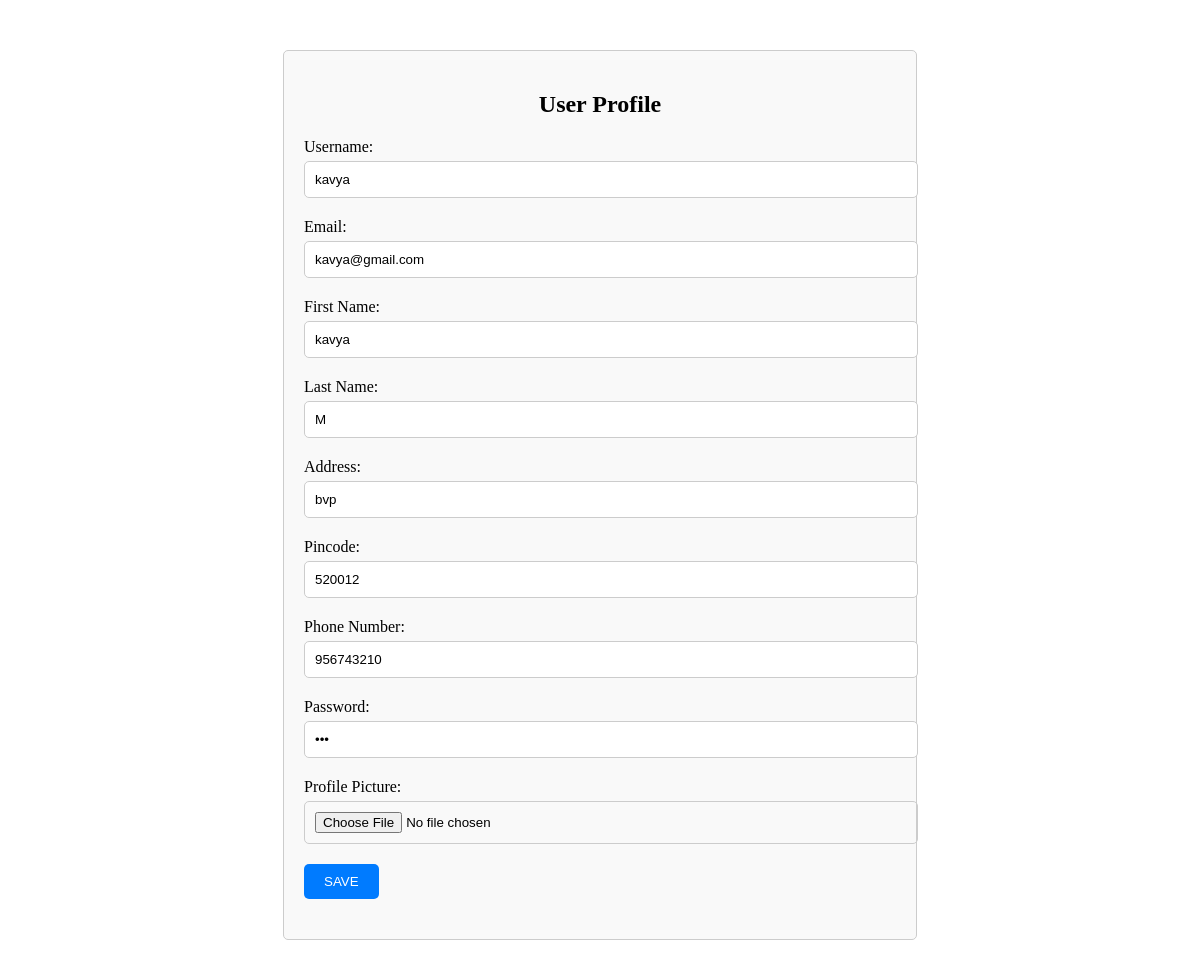
The app's page /userp.php (signed in) with its own data.
### tables this page shows
CREATE TABLE `users` (
  `id` int(11) NOT NULL,
  `email` varchar(30) NOT NULL,
  `password` int(25) NOT NULL,
  `First_Name` varchar(255) DEFAULT NULL,
  `Last_Name` varchar(255) DEFAULT NULL,
  `address` varchar(225) NOT NULL,
  `image` text NOT NULL,
  `pincode` int(11) NOT NULL,
  `phone_number` int(12) NOT NULL,
  `username` varchar(225) NOT NULL
);

### userp.php (the view, shortened to what this page needs)
<?php
include "db.php";
$email = $_SESSION['email'];
$sql = "SELECT * FROM users WHERE email = '$email'";
$result = mysqli_query($conn, $sql);
if ($result) {
    $user = mysqli_fetch_assoc($result);
    $username = $user['username'];
    $email = $user['email'];
    $First_Name = $user['First_Name'];
    $Last_Name = $user['Last_Name'];
    $address = $user['address'];
    $pincode = $user['pincode'];
    $phone_number = $user['phone_number'];
    $password = $user['password'];
    $image = $user['image'];
} else {
    echo "Error: " . mysqli_error($conn);
}
?>
<!DOCTYPE html>
<html lang="en">
<head>
    <link rel="stylesheet" href="user.css">
</head>
<body>
    <div class="container">
        <h2>User Profile</h2>
        <form id="profileForm" action="#" method="post">
            <div class="form-group">
                <label for="username">Username:</label>
                <input type="text" id="username" name="username" value="<?php echo $username; ?>" required>
            </div>
            <div class="form-group">
                <label for="email">Email:</label>
                <input type="email" id="email" name="email" value="<?php echo $email; ?>" required>
            </div>
            <div class="form-group">
                <label for="firstname">First Name:</label>
                <input type="text" id="firstname" name="firstname" value="<?php echo $First_Name; ?>" required>
            </div>
            <div class="form-group">
                <label for="lastname">Last Name:</label>
                <input type="text" id="lastname" name="lastname" value="<?php echo $Last_Name; ?>" required>
            </div>
            <div class="form-group">
                <label for="address">Address:</label>
                <input type="text" id="address" name="address" value="<?php echo $address; ?>" required>
            </div>
            <div class="form-group">
                <label for="pincode">Pincode:</label>
                <input type="text" id="pincode" name="pincode" value="<?php echo $pincode; ?>" required>
            </div>
            <div class="form-group">
                <label for="number">Phone Number:</label>
                <input type="text" id="number" name="number" value="<?php echo $phone_number; ?>" required>
            </div>
            <div class="form-group">
                <label for="password">Password:</label>
                <input type="password" id="password" name="password" value="<?php echo $password; ?>" required>
            </div>
            <div class="form-group">
                <label for="pic">Profile Picture:</label>
                <input type="file" id="pic" name="image" value="<?php echo $image; ?>" required>
            </div>
            <div class="form-group">
                <button type="submit">SAVE</button>
            </div>
        </form>
    </div>
</body>
</html>

### user.css (style rules this page uses)
.container { width: 50%; margin: 50px auto; padding: 20px; border: 1px solid #ccc; border-radius: 5px; background-color: #f9f9f9; }
h2 { text-align: center; }
.form-group { margin-bottom: 20px; }
label { display: block; margin-bottom: 5px; }
input[type="text"], input[type="email"], input[type="password"], input[type="file"] { width: 100%; padding: 10px; border: 1px solid #ccc; border-radius: 5px; }
button[type="submit"] { padding: 10px 20px; background-color: #007bff; color: #fff; border: none; border-radius: 5px; cursor: pointer; }

### records on screen
users: username "kavya", email "kavya@gmail.com", firstname "kavya", lastname "M", address "bvp", pincode "520012", number "956743210"
